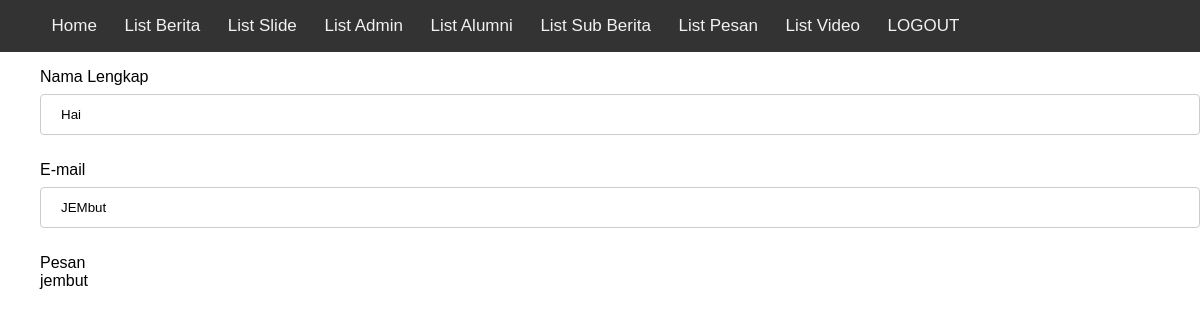
Screenshot of /admin/lihat_pesan.php?id=37 (signed in) with the database file from the repository.
### tables this page shows
CREATE TABLE `pesan_pengirim` (
  `id_pesan` int(11) NOT NULL,
  `nama_pengirim` varchar(30) NOT NULL,
  `email_pengirim` varchar(50) NOT NULL,
  `isi_pesan` longtext NOT NULL,
  `tanggal_pengirim` varchar(70) NOT NULL
);

### admin/function.php (called while the page is built, shortened)
<?php
$conn = mysqli_connect("localhost","root","","berita_kita");
function query($query){
    global $conn;
    $result= mysqli_query($conn,$query);
    $rows=[];
    while($row=mysqli_fetch_assoc($result)){
        $rows[]=$row;
    }
    return $rows;
}
?>

### admin/lihat_pesan.php (the view, shortened to what this page needs)
<?php
include "layout/header.php";
require 'function.php';
$id = $_GET["id"];
$pesan_pengirim = query("SELECT * FROM pesan_pengirim WHERE id_pesan = $id")[0];
?>
<html>
    <link rel="stylesheet" href="css/edit_berita.css">
<form action="" method="post" enctype="multipart/form-data">
    <ul>
        <div class="edit-label">
            <label for="nama_pengirim">Nama Lengkap</label> <br>
                <input type="text" name="nama_pengirim" placeholder="masukan judul utama.."
                value="<?=$pesan_pengirim["nama_pengirim"];?>" readonly>  <br>
            <label for="email_pengirim">E-mail</label> <br>
                <input type="text" name="email_pengirim" placeholder="masukan email_pengirim.."
                value="<?=$pesan_pengirim["email_pengirim"];?>" readonly>  <br>
            <label for="isi_pesan">Pesan</label> <br>
                <label for="isi_pesan"><?=$pesan_pengirim["isi_pesan"];?></label>
        </div>
    </ul>
</form>
</html>

### admin/css/header.css (style rules this page uses)
body { margin: 0; font-family: Arial, Helvetica, sans-serif; }

### admin/css/edit_berita.css (style rules this page uses)
input[type=text], [type=url], select { width: 100%; padding: 12px 20px; margin: 8px 0; display: block; border: 1px solid #ccc; border-radius: 4px; -webkit-box-sizing: border-box; box-sizing: border-box; }
.edit-label input { width: 100%; }

### rows the page displays
pesan_pengirim: nama_pengirim "Hai", email_pengirim "JEMbut", isi_pesan "jembut"
